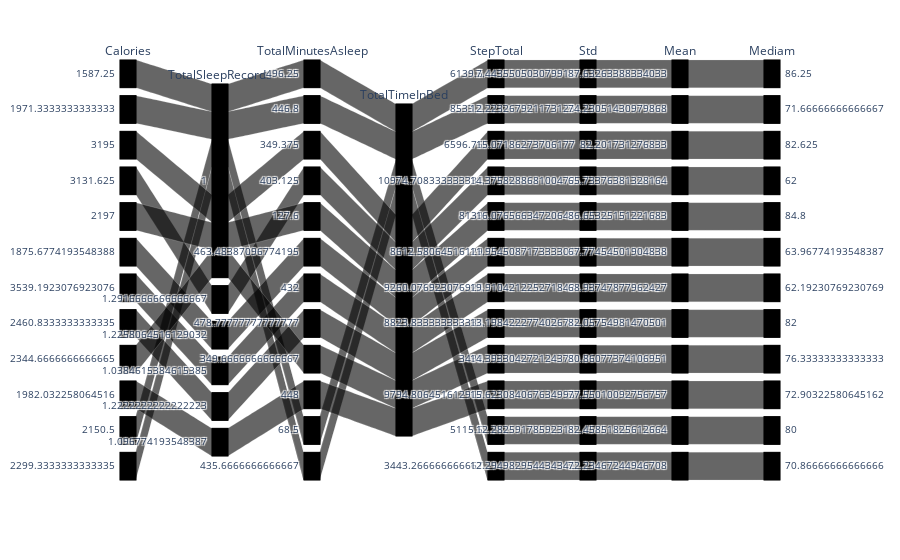

The cell this chart's notebook holds for it:
### Code cell
# fig = px.parallel_coordinates(totalMerge, color="TotalTimeInBed", labels={"Mediam": "Mediam",
#                   "Calories": "Sepal Width", "StepTotal": "StepTotal",
#                    },
#                     color_continuous_scale=px.colors.diverging.Tealrose, color_continuous_midpoint=2)


fig.show()

### Figure 1 — Plotly figure (JSON) as saved in the notebook; plotly's stock layout.template omitted (floating-point values rounded to 4 significant figures)
{"data": [{"dimensions": [{"label": "Calories", "values": [1587.0, 1971.0, 3195, 3132.0, 2197, 1876.0, 3539.0, 2461.0, 2345.0, 1982.0, 2150.0, 2299.0]}, {"label": "TotalSleepRecords", "values": [1, 1, 1, 1.292, 1, 1.226, 1.038, 1.222, 1, 1.097, 1, 1]}, {"label": "TotalMinutesAsleep", "values": [496.2, 446.8, 349.4, 403.1, 127.6, 463.5, 432, 478.8, 349.7, 448, 68.5, 435.7]}, {"label": "TotalTimeInBed", "values": [null, null, null, null, null, null, null, null, null, null, null, null]}, {"label": "StepTotal", "values": [6140.0, 8533.0, 6597.0, 10970.0, 8139, 8613.0, 9260.0, 8824.0, 3499, 9795.0, 5116.0, 3443.0]}, {"label": "Std", "values": [7.444, 12.22, 15.07, 14.38, 16.08, 11.95, 19.91, 13.2, 14.39, 15.62, 12.28, 12.29]}, {"label": "Mean", "values": [87.63, 74.23, 82.2, 65.73, 86.65, 67.77, 68.94, 82.06, 80.86, 77.55, 82.46, 72.23]}, {"label": "Mediam", "values": [86.25, 71.67, 82.62, 62, 84.8, 63.97, 62.19, 82, 76.33, 72.9, 80, 70.87]}], "domain": {"x": [0, 1], "y": [0, 1]}, "line": {"color": [null, null, null, null, null, null, null, null, null, null, null, null], "coloraxis": "coloraxis"}, "name": "", "type": "parcats"}], "layout": {"coloraxis": {"colorbar": {"title": {"text": "TotalTimeInBed"}}, "colorscale": [[0, "#000004"], [0.1111, "#1b0c41"], [0.2222, "#4a0c6b"], [0.3333, "#781c6d"], [0.4444, "#a52c60"], [0.5556, "#cf4446"], [0.6667, "#ed6925"], [0.7778, "#fb9b06"], [0.8889, "#f7d13d"], [1, "#fcffa4"]]}, "legend": {"tracegroupgap": 0}, "margin": {"t": 60}}}
